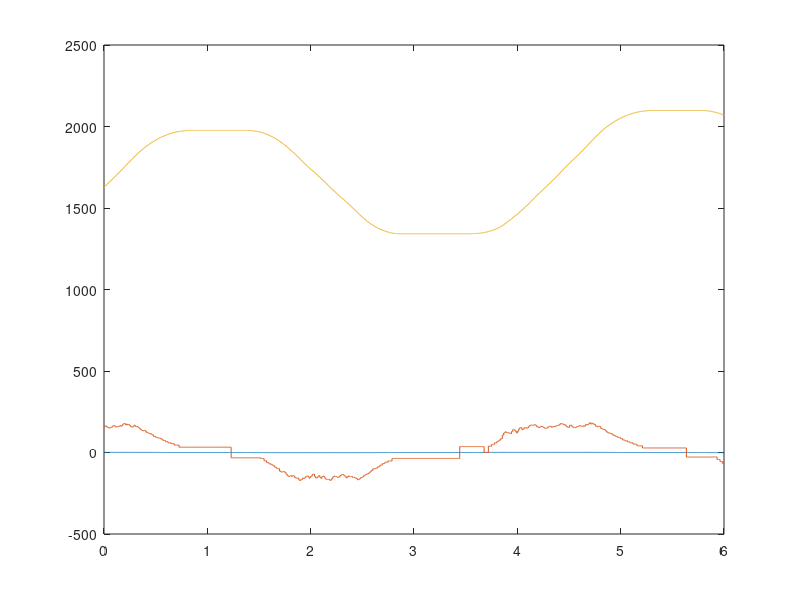
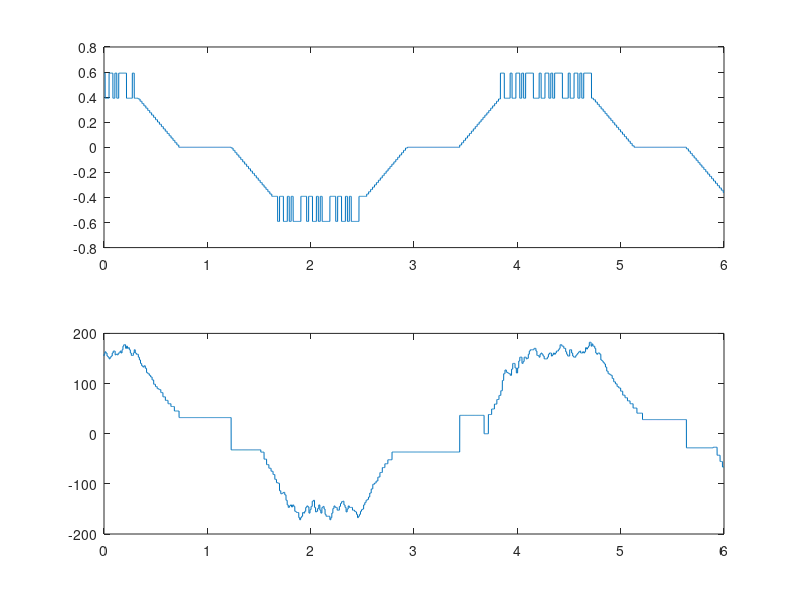

MATLAB code for these plots, in order: (Note: this script raises an error after producing the figures.)
load('Scope_107.mat');

t = double(data.Scope_107.X.Data);
y = double(data.Scope_107.Y(1).Data)';
w = double(data.Scope_107.Y(2).Data)';
u = double(data.Scope_107.Y(3).Data)';

plot(t,u,t,w,t,y);
figure()
subplot(211), plot(t,u);
subplot(212), plot(t,w);

Te = t(2)-t(1);
i1 = 3160;
i2 = 3630;
i3 = 3631;
i4 = 4113;

data_id_thwu = iddata([w(i1:i2) y(i1:i2)],u(i1:i2),Te);
data_vd_thwu = iddata([w(i3:i4) y(i3:i4)],u(i3:i4),Te);

fd = 14; %factor de decimare
Ted = Te*fd;
data_id_dec = iddata([w(i1:fd:i2) y(i1:fd:i2)],u(i1:fd:i2),Ted);
data_vd_dec = iddata([w(i3:fd:i4) y(i3:fd:i4)],u(i3:fd:i4),Ted);

%model discret
n4sid(data_id_thwu,1:15);
m_n4sid = n4sid(data_id_thwu,2);
figure(),resid(m_n4sid,data_vd_thwu);
figure(),compare(m_n4sid,data_vd_thwu);
H_n4sid = tf(m_n4sid)

%model discret cu date decimate
m_n4sid_dec = n4sid(data_id_dec,2);
figure(),resid(m_n4sid_dec,data_vd_dec);
figure(),compare(m_n4sid_dec,data_vd_dec);
H_n4sid_dec = tf(m_n4sid_dec)

%model continuu
m_ssest = ssest(data_id_thwu,2);
figure(),resid(m_ssest,data_vd_thwu);
figure(),compare(m_ssest,data_vd_thwu);
H_seest = tf(m_ssest)

%model continuu cu date decimate
m_ssest_dec = ssest(data_id_dec,2);
figure(),resid(m_ssest_dec,data_vd_dec);
figure(),compare(m_ssest_dec,data_vd_dec);
H_seest_dec = tf(m_ssest_dec)
